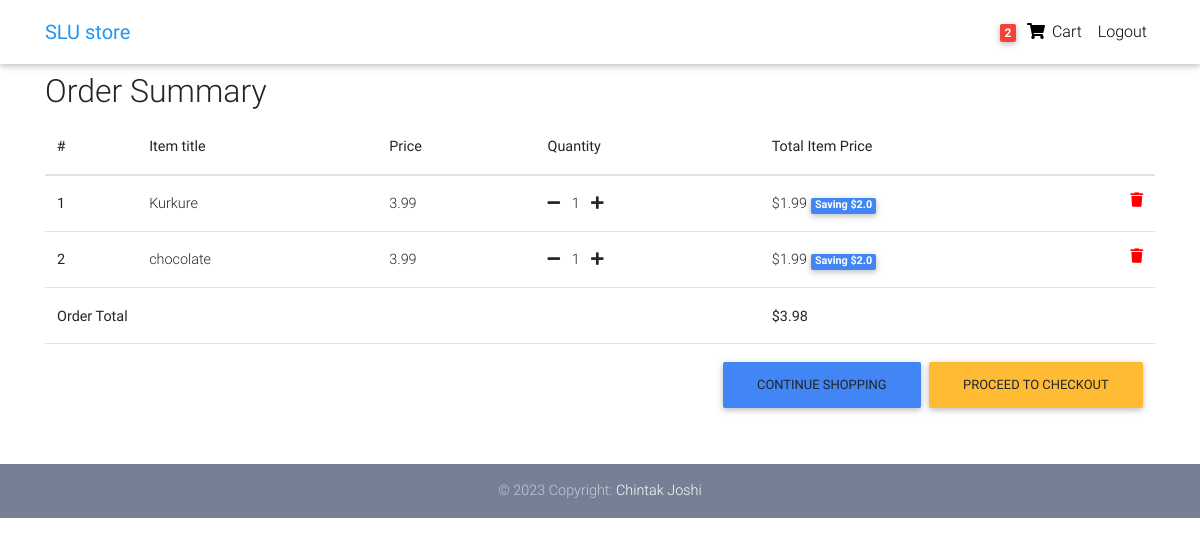
/order-summary/ (signed in), run on an earlier commit of the app's database.
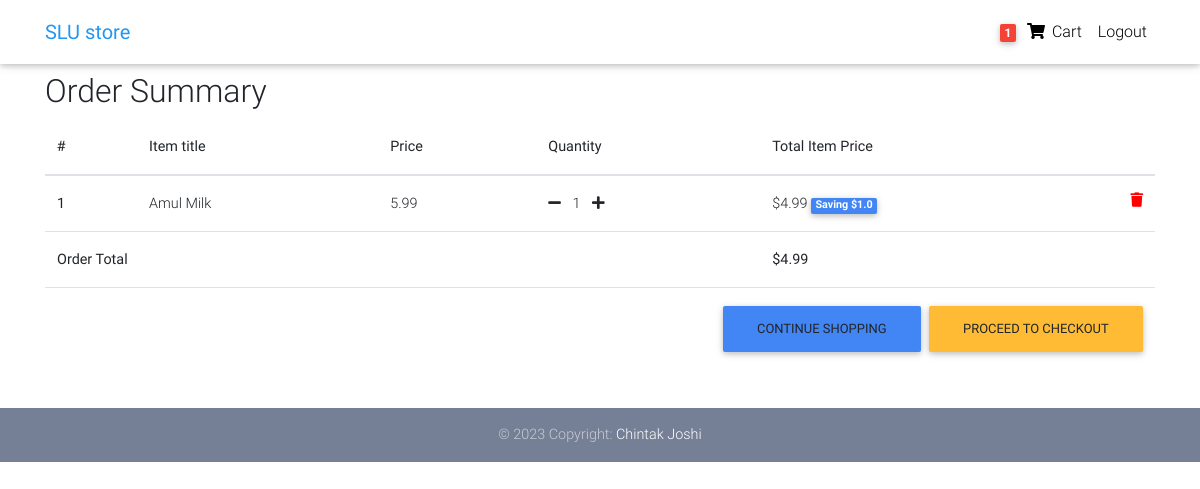
And on a later commit of the database.
### core/models.py (models this page shows, shortened)
class Order(models.Model):
    user = models.ForeignKey(settings.AUTH_USER_MODEL,
                             on_delete=models.CASCADE)
    ref_code = models.CharField(max_length=20, blank=True, null=True)
    items = models.ManyToManyField(OrderItem)
    start_date = models.DateTimeField(auto_now_add=True)
    ordered_date = models.DateTimeField()
    ordered = models.BooleanField(default=False)
    shipping_address = models.ForeignKey(
        'Address', related_name='shipping_address', on_delete=models.SET_NULL, blank=True, null=True)
    billing_address = models.ForeignKey(
        'Address', related_name='billing_address', on_delete=models.SET_NULL, blank=True, null=True)
    payment = models.ForeignKey(
        'Payment', on_delete=models.SET_NULL, blank=True, null=True)
    coupon = models.ForeignKey(
        'Coupon', on_delete=models.SET_NULL, blank=True, null=True)
    being_delivered = models.BooleanField(default=False)
    received = models.BooleanField(default=False)
    refund_requested = models.BooleanField(default=False)
    refund_granted = models.BooleanField(default=False)
    '''
    1. Item added to cart
    2. Adding a billing address
    (Failed checkout)
    3. Payment
    (Preprocessing, processing, packaging etc.)
    4. Being delivered
    5. Received
    6. Refunds
    '''
    def get_total(self):
        total = 0
        for order_item in self.items.all():
            total += order_item.get_final_price()
        if self.coupon:
            total -= self.coupon.amount
        return total

class OrderItem(models.Model):
    user = models.ForeignKey(settings.AUTH_USER_MODEL,
                             on_delete=models.CASCADE)
    ordered = models.BooleanField(default=False)
    item = models.ForeignKey(Item, on_delete=models.CASCADE)
    quantity = models.IntegerField(default=1)
    def get_total_item_price(self):
        return self.quantity * self.item.price
    def get_total_discount_item_price(self):
        return self.quantity * self.item.discount_price
    def get_amount_saved(self):
        return self.get_total_item_price() - self.get_total_discount_item_price()
    def get_final_price(self):
        if self.item.discount_price:
            return self.get_total_discount_item_price()
        return self.get_total_item_price()

class Item(models.Model):
    title = models.CharField(max_length=100)
    price = models.FloatField()
    discount_price = models.FloatField(blank=True, null=True)
    category = models.CharField(choices=CATEGORY_CHOICES, max_length=2)
    label = models.CharField(choices=LABEL_CHOICES, max_length=1)
    slug = models.SlugField()
    description = models.TextField()
    image = models.ImageField()

### core/views.py (the view)
# urls.py: path('order-summary/', OrderSummaryView.as_view(), name='order-summary'),
class OrderSummaryView(LoginRequiredMixin, View):
    def get(self, *args, **kwargs):
        try:
            order = Order.objects.get(user=self.request.user, ordered=False)
            context = {
                'object': order
            }
            return render(self.request, 'order_summary.html', context)
        except ObjectDoesNotExist:
            messages.warning(self.request, "You do not have an active order")
            return redirect("/")

### core/templatetags/cart_template_tags.py (called while the page is built)
@register.filter
def cart_item_count(user):
    if user.is_authenticated:
        qs = Order.objects.filter(user=user, ordered=False)
        if qs.exists():
            return qs[0].items.count()
    return 0

### templates/order_summary.html (shortened to what this page needs)
{% extends "base.html" %}
{% block content %}
  <main>
    <div class="container">
    <div class="table-responsive text-nowrap">
    <h2>Order Summary</h2>
    <table class="table">
        <thead>
        <tr>
            <th scope="col">#</th>
            <th scope="col">Item title</th>
            <th scope="col">Price</th>
            <th scope="col">Quantity</th>
            <th scope="col">Total Item Price</th>
        </tr>
        </thead>
        <tbody>
        {% for order_item in object.items.all %}
        <tr>
            <th scope="row">{{ forloop.counter }}</th>
            <td>{{ order_item.item.title }}</td>
            <td>{{ order_item.item.price }}</td>
            <td>
                <a href="{% url 'core:remove-single-item-from-cart' order_item.item.slug %}"><i class="fas fa-minus mr-2"></i></a>
                {{ order_item.quantity }}
                <a href="{% url 'core:add-to-cart' order_item.item.slug %}"><i class="fas fa-plus ml-2"></i></a>
            </td>
            <td>
            {% if order_item.item.discount_price %}
                ${{ order_item.get_total_discount_item_price }}
                <span class="badge badge-primary">Saving ${{ order_item.get_amount_saved }}</span>
            {% else %}
                ${{ order_item.get_total_item_price }}
            {% endif %}
            <a style='color: red;' href="{% url 'core:remove-from-cart' order_item.item.slug %}">
                <i class="fas fa-trash float-right"></i>
            </a>
            </td>
        </tr>
        {% endfor %}
        {% if object.get_total %}
        <tr>
            <td colspan="4"><b>Order Total</b></td>
            <td><b>${{ object.get_total }}</b></td>
        </tr>
        <tr>
            <td colspan="5">
            <a class='btn btn-warning float-right ml-2' href='/checkout/'>Proceed to checkout</a>
            <a class='btn btn-primary float-right' href='/'>Continue shopping</a>
            </td>
        </tr>
        {% endif %}
        </tbody>
    </table>
    </div>
    </div>
  </main>
{% endblock content %}

### templates/base.html (shortened to what this page needs)
{% load static %}
<!DOCTYPE html>
<html lang="en">
<head>
  <link rel="stylesheet" href="https://use.fontawesome.com/releases/v5.8.1/css/all.css">
  <link href="{% static 'css/bootstrap.min.css' %}" rel="stylesheet">
  <link href="{% static 'css/mdb.min.css' %}" rel="stylesheet">
  <link href="{% static 'css/style.min.css' %}" rel="stylesheet">
</head>
{% include "navbar.html" %}
<body>
    <div class="mt-5 pt-4">
    </div>
    {% block content %}
    {% endblock content %}
    {% include "footer.html" %}
</body>
</html>

### templates/navbar.html (shortened to what this page needs)
{% load cart_template_tags %}
<nav class="navbar fixed-top navbar-expand-lg navbar-light white scrolling-navbar">
    <div class="container">
      <a class="navbar-brand waves-effect" href="/">
        <strong class="blue-text">SLU store</strong>
      </a>
      <div class="collapse navbar-collapse" id="navbarSupportedContent">
        <ul class="navbar-nav nav-flex-icons">
          {% if request.user.is_authenticated %}
          <li class="nav-item">
            <a href="{% url 'core:order-summary' %}" class="nav-link waves-effect">
              <span class="badge red z-depth-1 mr-1"> {{ request.user|cart_item_count }} </span>
              <i class="fas fa-shopping-cart"></i>
              <span class="clearfix d-none d-sm-inline-block"> Cart </span>
            </a>
          </li>
          <li class="nav-item">
            <a class="nav-link waves-effect" href="{% url 'account_logout' %}">
              <span class="clearfix d-none d-sm-inline-block"> Logout </span>
            </a>
          </li>
          {% endif %}
        </ul>
      </div>
    </div>
  </nav>

### templates/footer.html
<footer class="page-footer text-center font-small mt-4 wow fadeIn">
  <div class="footer-copyright py-3">
    © 2023 Copyright:
    <a href="https://mdbootstrap.com/education/bootstrap/" target="_blank"> Chintak Joshi </a>
  </div>
</footer>

### templates/scripts.html (shortened to what this page needs)
{% load static %}

### templates/base.html (style rules this page uses)
html, body, header, .carousel { height: 60vh; }

What changed in the data, as far as the page shows it:
removed OrderItem: item "Kurkure", item.price "3.99", quantity "1", get_total_discount_item_price "1.99", get_amount_saved "2.0"
removed OrderItem: item "chocolate", item.price "3.99", quantity "1", get_total_discount_item_price "1.99", get_amount_saved "2.0"
added OrderItem: item "Amul Milk", item.price "5.99", quantity "1", get_total_discount_item_price "4.99", get_amount_saved "1.0"
computed for Order: get_total "3.98" → "4.99"
Also different on the page:
{{ request.user|cart_item_count }}: "2" → "1"
